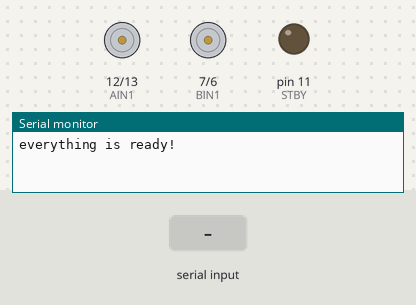
Simulated run of this sketch. Board: Arduino Uno, built with avr-gcc and run on an emulated ATmega328P. Parts: motor-driver pin pairs drawn as motors (green arrow = first pin HIGH = forward, orange = second pin HIGH = backward, longer = more drive, scaled by the enable pin, stopped while the standby pin is LOW), output pins drawn as LEDs (lit = HIGH), the last lines printed to the serial monitor. Inputs (shaded band) come from the test bench.

Above: at 1.2 s.
1.3 s: "1" received over Serial
At 2.5 s:
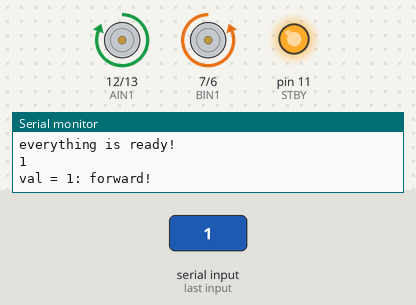
2.8 s: "0" received over Serial
At 3.9 s:
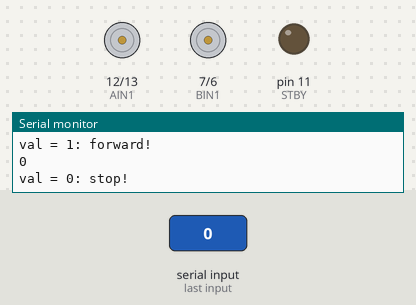
4.3 s: "2" received over Serial
At 5.0 s:
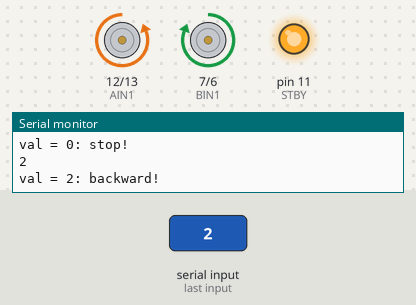
5.8 s: "0" received over Serial
At 6.2 s:
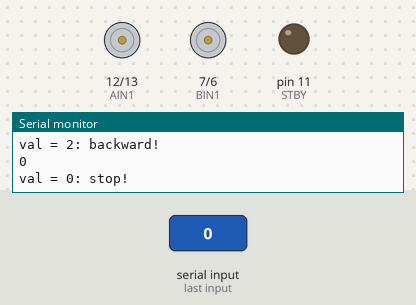
Timing chart, 0 to 8.3 s (numbered marks = the images above; inputs shaded):
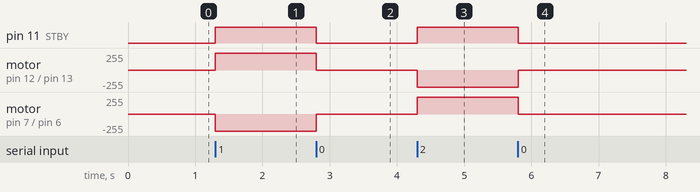

Measured:
- after the input at 1.3 s, pin 11 (STBY): LOW → HIGH at once; motor on pin 12 (AIN1) / pin 13 (AIN2): stopped → forward 255/255 at once; motor on pin 7 (BIN1) / pin 6 (BIN2): stopped → backward 255/255 at once
- after the input at 2.8 s, pin 11 (STBY): HIGH → LOW at once; motor on pin 12 (AIN1) / pin 13 (AIN2): forward 255/255 → stopped at once; motor on pin 7 (BIN1) / pin 6 (BIN2): backward 255/255 → stopped at once
- after the input at 4.3 s, pin 11 (STBY): LOW → HIGH at once; motor on pin 12 (AIN1) / pin 13 (AIN2): stopped → backward 255/255 at once; motor on pin 7 (BIN1) / pin 6 (BIN2): stopped → forward 255/255 at once
- after the input at 5.8 s, pin 11 (STBY): HIGH → LOW at once; motor on pin 12 (AIN1) / pin 13 (AIN2): backward 255/255 → stopped at once; motor on pin 7 (BIN1) / pin 6 (BIN2): forward 255/255 → stopped at once

The sketch:

Serial_and_Motor.ino
```cpp
char val;  //存储接收的变量

int STBY = 11; //使能端
//Motor A
int PWMA = 10; //左电机PWM输出控制脚
int AIN1 = 12; //左电机正极
int AIN2 = 13; //左电机负极

//Motor B
int PWMB = 9; //右电机PWM输出控制脚
int BIN1 = 7; //右电机正极
int BIN2 = 6; //右电机负极

void stop();  // 停转控制函数
void runset(int motor, int speed, int direction);  //转动控制函数

void setup() {
  Serial.begin(9600);   //与电脑的串口连接
  Serial.println("everything is ready!");

  pinMode(STBY, OUTPUT);  // 引脚设置

  pinMode(PWMA, OUTPUT);
  pinMode(AIN1, OUTPUT);
  pinMode(AIN2, OUTPUT);

  pinMode(PWMB, OUTPUT);
  pinMode(BIN1, OUTPUT);
  pinMode(BIN2, OUTPUT);
}

void loop() {
  //如果串口接收到数据，就可以控制电机了
  if (Serial.available()) {
    val = Serial.read();
    Serial.println(val);

    if (val == '0')
    {
      stop();  // 0,停转
      Serial.println("val = 0: stop!");
      }
    else if (val == '1')
    {
      runset(2, 200, 0);  // 右电机全速正转
      runset(1, 200, 1);  // 左电机全速正转
      Serial.println("val = 1: forward!");
      }
    else if (val == '2')
    {
      runset(2, 100, 1);  // 右电机半速反转  pass
      runset(1, 100, 0);    // 左电机半速反转  pass
      Serial.println("val = 2: backward!");
//      delay(2000);
      }
  }
}

void runset(int motor, int speed, int direction){

  digitalWrite(STBY, HIGH); //使能驱动模块

  boolean Pin1 = LOW;
  boolean Pin2 = HIGH;

  if(direction == 1){
    Pin1 = HIGH;
    Pin2 = LOW;
  }

  if(motor == 1){
    digitalWrite(AIN1, Pin1);
    digitalWrite(AIN2, Pin2);
    digitalWrite(PWMA, speed);
  }
  else if (motor == 2){
    digitalWrite(BIN1, Pin1);
    digitalWrite(BIN2, Pin2);
    digitalWrite(PWMB, speed);
  }
}

void stop(){
  digitalWrite(STBY, LOW);
}
```
